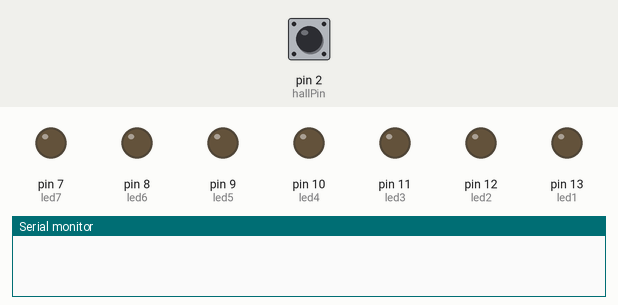
Recording of a sketch running on a simulated Arduino Uno, built with avr-gcc and run on an emulated ATmega328P. Parts: output pins drawn as LEDs (lit = HIGH), the last lines printed to the serial monitor. Dashed ring = blinking. The test bench sets the inputs (shaded band); at power-on: pin 2 (hallPin) HIGH.

Above: at 1.2 s.
1.3 s: pin 2 (hallPin) driven LOW
At 2.6 s:
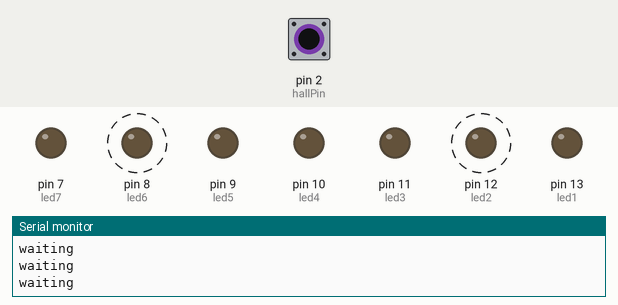
3.7 s: pin 2 (hallPin) pulsed HIGH 5 times (0.12 s each, 0.3 s apart)
6.7 s: pin 2 (hallPin) pulsed HIGH 2 times (0.12 s each, 0.3 s apart)
At 7.25 s:
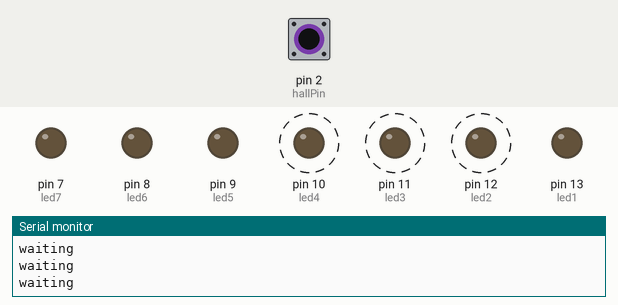
Timing chart, 0 to 9.7 s (numbered marks = the images above; inputs shaded):
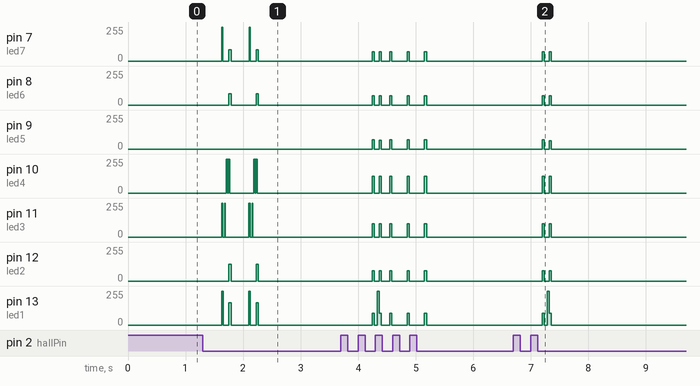

The sketch:

newestBikePOV.ino
```cpp
boolean number0[5][7] = {
     {0,1,1,1,1,1,0},
     {1,0,0,0,0,0,1},
     {1,0,0,0,0,0,1},
     {0,1,1,1,1,1,0},
     {0,0,0,0,0,0,0}
};
boolean number1[5][7] = {
     {0,0,1,0,0,0,1},
     {0,1,0,0,0,0,1},
     {1,1,1,1,1,1,1},
     {0,0,0,0,0,0,1},
     {0,0,0,0,0,0,0}
};
boolean number2[5][7] = {
     {0,1,1,0,0,1,1},
     {1,0,0,0,1,0,1},
     {1,0,0,1,0,0,1},
     {0,1,1,0,0,0,1},
     {0,0,0,0,0,0,0}
};
boolean number3[5][7] = {
     {0,1,0,0,0,1,0},
     {1,0,0,0,0,0,1},
     {1,0,0,1,0,0,1},
     {0,1,1,0,1,1,0},
     {0,0,0,0,0,0,0}
};
boolean number4[5][7] = {
     {1,1,1,0,0,0,0},
     {0,0,1,0,0,0,0},
     {0,0,1,0,0,0,0},
     {1,1,1,1,1,1,1},
     {0,0,0,0,0,0,0}
};
boolean number5[5][7] = {
     {1,1,1,0,0,1,0},
     {1,0,1,0,0,0,1},
     {1,0,1,0,0,0,1},
     {1,0,0,1,1,1,0},
     {0,0,0,0,0,0,0}
};
boolean number6[5][7] = {
     {0,1,1,1,1,1,0},
     {1,0,0,1,0,0,1},
     {1,0,0,1,0,0,1},
     {0,1,0,0,1,1,0},
     {0,0,0,0,0,0,0}
};
boolean number7[5][7] = {
     {1,0,0,0,0,0,0},
     {1,0,0,0,1,1,1},
     {1,0,1,1,0,0,0},
     {1,1,0,0,0,0,0},
     {0,0,0,0,0,0,0}
};
boolean number8[5][7] = {
     {0,1,1,0,1,1,0},
     {1,0,0,1,0,0,1},
     {1,0,0,1,0,0,1},
     {0,1,1,0,1,1,0},
     {0,0,0,0,0,0,0}
};
boolean number9[5][7] = {
     {0,1,1,0,0,0,0},
     {1,0,0,1,0,0,1},
     {1,0,0,1,0,0,1},
     {0,1,1,1,1,1,0},
     {0,0,0,0,0,0,0}
};
boolean letterK[5][7] = {
     {1,1,1,1,1,1,1},
     {0,0,1,0,0,0,0},
     {0,1,0,1,1,0,0},
     {1,0,0,0,0,1,1},
     {0,0,0,0,0,0,0}
};
boolean letterP[5][7] = {
     {1,1,1,1,1,1,1},
     {1,0,0,1,0,0,0},
     {1,0,0,1,0,0,0},
     {0,1,1,0,0,0,0},
     {0,0,0,0,0,0,0}
};
boolean letterH[5][7] = {
     {1,1,1,1,1,1,1},
     {0,0,0,1,0,0,0},
     {0,0,0,1,0,0,0},
     {1,1,1,1,1,1,1},
     {0,0,0,0,0,0,0}
};

int led1 = 13;
int led2 = 12;
int led3 = 11;
int led4 = 10;
int led5 = 9;
int led6 = 8;
int led7 = 7;
int hallPin = 2;
int leds[] = {led1, led2, led3, led4, led5, led6, led7};

unsigned long milliSeconds;
unsigned long lastMilliCount = 0;
unsigned long time = 0;

float radiusWheel = 330.2; // millimeters
float circumfrence;
float radiusLED = 159.15; // millimeters
float slices;

float blinkRate = 0;
int KPH = 0;
float RPS = 0;

boolean magnetPassed = false;

void setup() {
  pinMode(led1, OUTPUT);
  pinMode(led2, OUTPUT);
  pinMode(led3, OUTPUT);
  pinMode(led4, OUTPUT);
  pinMode(led5, OUTPUT);
  pinMode(led6, OUTPUT);
  pinMode(led7, OUTPUT);
  pinMode(hallPin, INPUT);

  attachInterrupt(0, updateCalculations, FALLING);
  slices = (2*3.14159265359*radiusLED)/5;
  circumfrence = 2*3.14159265359*radiusWheel;
  Serial.begin(9600);
  time = millis();
}

void loop() {
  if (!(KPH <= 2)) { //blinkrates screw up under 2 kph (~1.2427mph) so we just ignore everything
    for (int i = 0; i < (slices/4); i++) {
      delayMicroseconds(blinkRate * 1000); //blinkrate needs to be converted from millis to mi
    }
    printLED(blinkRate, KPH);

    while (!magnetPassed) {
      Serial.println("waiting");// THIS LINE IS REQUIRED FOR IT TO WORK. It's probably got something to do with while loops being emtpy
      //waiting for magnet to pass
    }
    magnetPassed = false;
  }
}

int getMilliSeconds () {
  time = millis();
  milliSeconds = time - lastMilliCount; //gets ms count since last roation
  lastMilliCount = time;
  return milliSeconds;
}

void updateCalculations() {
  magnetPassed = true;

  calculateRPS(); // rps needs to happen first

  calculateBlinkRate();

  calculateKPH();
}

float calculateRPS() {
  RPS = 1000/(float)getMilliSeconds();
}

void calculateBlinkRate() {
  blinkRate = 1000/(RPS*(slices));
}

int calculateKPH() {
  KPH = (circumfrence*RPS*60*60)/1000000;
}

void printLED (float blinkRate, int KPH) {
  String num = String(KPH);
  blinkRate = blinkRate * 1000; //from milliseconds to microseconds

  for (int i = 0; i < 5; i++) {
    printCharacter(blinkRate, num.charAt(i));
  }


  for (int i = 0; i < 3; i++) { // adding spaces between number and kph
    for (int j = 0; j < 5; j++) {
      digitalWrite(leds[j], LOW);
    }
    delayMicroseconds(blinkRate);
  }
  for (int i = 0; i < 5; i++) {
    for (int j = 0; j < 7; j++) {
      digitalWrite(leds[j], letterK[i][j]);
    }
    delayMicroseconds(blinkRate);
  }
  for (int i = 0; i < 5; i++) {
    for (int j = 0; j < 7; j++) {
      digitalWrite(leds[j], letterP[i][j]);
    }
    delayMicroseconds(blinkRate);
  }
  for (int i = 0; i < 5; i++) {
    for (int j = 0; j < 7; j++) {
      digitalWrite(leds[j], letterH[i][j]);
    }
    delayMicroseconds(blinkRate);
  }

  for (int i = 0; i < 5; i++) {//setting all leds to low
      digitalWrite(leds[i], LOW);
  }
}

void printCharacter(float blinkRate, char num) {
      if (num == '0') { // This is my sloppy way to work around the fact C can't return array objects >:(
        for (int i = 0; i < 5; i++) {
          for (int j = 0; j < 7; j++) {
            digitalWrite(leds[j], number0[i][j]);
          }
          delayMicroseconds(blinkRate);
        }
      }
      else if (num == '1') {
        for (int i = 0; i < 5; i++) {
          for (int j = 0; j < 7; j++) {
            digitalWrite(leds[j], number1[i][j]);
          }
          delayMicroseconds(blinkRate);
        }
      }
      else if (num == '2') {
        for (int i = 0; i < 5; i++) {
          for (int j = 0; j < 7; j++) {
            digitalWrite(leds[j], number2[i][j]);
          }
          delayMicroseconds(blinkRate);
        }
      }
      else if (num == '3') {
        for (int i = 0; i < 5; i++) {
          for (int j = 0; j < 7; j++) {
            digitalWrite(leds[j], number3[i][j]);
          }
          delayMicroseconds(blinkRate);
        }
      }
      else if (num == '4') {
        for (int i = 0; i < 5; i++) {
          for (int j = 0; j < 7; j++) {
            digitalWrite(leds[j], number4[i][j]);
          }
          delayMicroseconds(blinkRate);
        }
      }
      else if (num == '5') {
        for (int i = 0; i < 5; i++) {
          for (int j = 0; j < 7; j++) {
            digitalWrite(leds[j], number5[i][j]);
          }
          delayMicroseconds(blinkRate);
        }
      }
      else if (num == '6') {
        for (int i = 0; i < 5; i++) {
          for (int j = 0; j < 7; j++) {
            digitalWrite(leds[j], number6[i][j]);
          }
          delayMicroseconds(blinkRate);
        }
      }
      else if (num == '7') {
        for (int i = 0; i < 5; i++) {
          for (int j = 0; j < 7; j++) {
            digitalWrite(leds[j], number7[i][j]);
          }
          delayMicroseconds(blinkRate);
        }
      }
      else if (num == '8') {
        for (int i = 0; i < 5; i++) {
          for (int j = 0; j < 7; j++) {
            digitalWrite(leds[j], number8[i][j]);
          }
          delayMicroseconds(blinkRate);
        }
      }
      else if (num == '9') {
        for (int i = 0; i < 5; i++) {
          for (int j = 0; j < 7; j++) {
            digitalWrite(leds[j], number9[i][j]);
          }
          delayMicroseconds(blinkRate);
        }
      } else {
        for (int i = 0; i < 5; i++) {
          digitalWrite(leds[i], LOW);
        }
      }
}
```

Measured:
- after the input at 1.3 s, pin 8 (led6): alternates 83/255 for 0.04 s and 0/255 for 0.44 s, 4 changes in all, then stays 0/255, starting after 0.45 s; pin 12 (led2): alternates 125/255 for 0.04 s and 0/255 for 0.44 s, 4 changes in all, then stays 0/255, starting after 0.45 s
- after the input at 6.7 s, pin 7 (led7): 0/255 → 70/255 after 0.50 s, → 0/255 0.04 s later, → 68/255 0.08 s later, → 0/255 0.04 s later; pin 8 (led6): 0/255 → 71/255 after 0.50 s, → 0/255 0.04 s later, → 68/255 0.08 s later, → 0/255 0.04 s later
